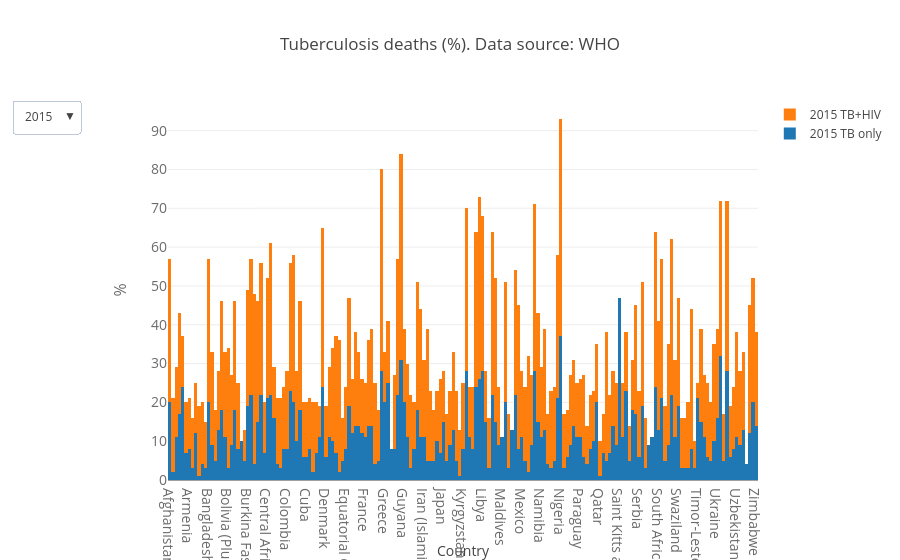

Write notebook code for a chart like this one.
### Markdown cell above
# GRAPH 2: tuberculosis deaths across countries

### Code cell
trace1 = go.Bar(
    x=df2015['country'],
    y=df2015['%_death_tb+hiv'],
    name='2015 TB+HIV',
)
trace2 = go.Bar(
    x=df2015['country'],
    y=df2015['%_death_tb_only'],
    name='2015 TB only',
)

trace3 = go.Bar(
   x=df2010['country'],
    y=df2010['%_death_tb+hiv'],
    name='2010 TB+HIV',
    visible=False
)
trace4 = go.Bar(
    x=df2010['country'],
    y=df2010['%_death_tb_only'],
    name='2010 TB only',
    visible=False
)

trace5 = go.Bar(
    x=df2005['country'],
    y=df2005['%_death_tb+hiv'],
    name='2005 TB+HIV',
    visible=False
)
trace6 = go.Bar(
    x=df2005['country'],
    y=df2005['%_death_tb_only'],
    name='2005 TB only',
    visible=False
)

trace7 = go.Bar(
    x=df2000['country'],
    y=df2000['%_death_tb+hiv'],
    name='2000 TB+HIV',
    visible=False
)
trace8 = go.Bar(
    x=df2000['country'],
    y=df2000['%_death_tb_only'],
    name='2000 TB only',
    visible=False
)

data = [trace2, trace1, trace4, trace3, trace6, trace5, trace8, trace7]
layout = go.Layout(
    title='Tuberculosis deaths (%). Data source: WHO',
    xaxis=dict(
        title='Country',
        tickfont=dict(
            size=14,
            color='rgb(107, 107, 107)'
        )
    ),
    yaxis=dict(
        title='%',
        titlefont=dict(
            size=16,
            color='rgb(107, 107, 107)'
        ),
        tickfont=dict(
            size=14,
            color='rgb(107, 107, 107)'
        )
    ),
    barmode='stack',
    bargap=0,
    bargroupgap=0,
    updatemenus=list([
        dict(
            x=-0.15,
            y=1,
            yanchor='top',
            buttons=list([
                dict(
                    args=['visible', [True, True, False, False, False, False, False, False]],
                    label='2015',
                    method='restyle'
                ),
                dict(
                    args=['visible',[False, False, True, True, False, False, False, False]],
                    label='2010',
                    method='restyle'
                ),
                dict(
                    args=['visible', [False, False, False, False, True, True, False, False]],
                    label='2005',
                    method='restyle'
                ),
                dict(
                    args=['visible', [False, False, False, False, False, False, True, True]],
                    label='2000',
                    method='restyle'
                )
            ]),
        )
    ])
)

fig = go.Figure(data=data, layout=layout)
py.iplot(fig, filename='style-bar')

### Figure 1 — Plotly figure (JSON) as saved in the notebook; plotly's stock layout.template omitted (floating-point values rounded to 4 significant figures; data arrays with more than 128 entries replaced by an {"elided": "..."} marker saying what was removed)
{"data": [{"name": "2015 TB only", "type": "bar", "x": {"elided": "181 str values"}, "y": {"elided": "181 int values"}}, {"name": "2015 TB+HIV", "type": "bar", "x": {"elided": "181 str values"}, "y": {"elided": "181 int values"}}, {"name": "2010 TB only", "type": "bar", "visible": false, "x": {"elided": "185 str values"}, "y": {"elided": "185 int values"}}, {"name": "2010 TB+HIV", "type": "bar", "visible": false, "x": {"elided": "185 str values"}, "y": {"elided": "185 int values"}}, {"name": "2005 TB only", "type": "bar", "visible": false, "x": {"elided": "174 str values"}, "y": {"elided": "174 int values"}}, {"name": "2005 TB+HIV", "type": "bar", "visible": false, "x": {"elided": "174 str values"}, "y": {"elided": "174 int values"}}, {"name": "2000 TB only", "type": "bar", "visible": false, "x": {"elided": "157 str values"}, "y": {"elided": "157 int values"}}, {"name": "2000 TB+HIV", "type": "bar", "visible": false, "x": {"elided": "157 str values"}, "y": {"elided": "157 int values"}}], "layout": {"bargap": 0, "bargroupgap": 0, "barmode": "stack", "title": "Tuberculosis deaths (%). Data source: WHO", "updatemenus": [{"buttons": [{"args": ["visible", [true, true, false, false, false, false, false, false]], "label": "2015", "method": "restyle"}, {"args": ["visible", [false, false, true, true, false, false, false, false]], "label": "2010", "method": "restyle"}, {"args": ["visible", [false, false, false, false, true, true, false, false]], "label": "2005", "method": "restyle"}, {"args": ["visible", [false, false, false, false, false, false, true, true]], "label": "2000", "method": "restyle"}], "x": -0.15, "y": 1, "yanchor": "top"}], "xaxis": {"tickfont": {"color": "rgb(107, 107, 107)", "size": 14}, "title": "Country"}, "yaxis": {"tickfont": {"color": "rgb(107, 107, 107)", "size": 14}, "title": "%", "titlefont": {"color": "rgb(107, 107, 107)", "size": 16}}}}
